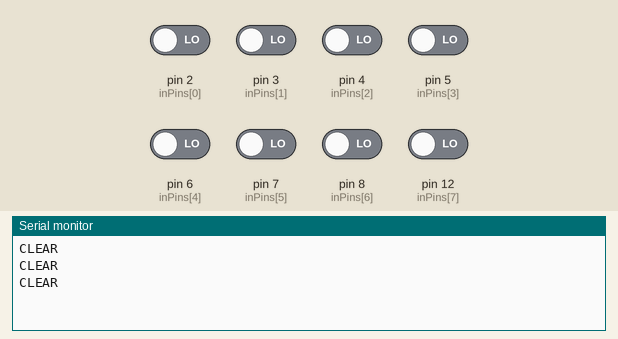
Simulated run of this sketch. Board: Arduino Uno, built with avr-gcc and run on an emulated ATmega328P. Parts: the last lines printed to the serial monitor. Inputs (shaded band) come from the test bench; at power-on: pin 2 (inPins[0]), pin 3 (inPins[1]), pin 4 (inPins[2]), pin 5 (inPins[3]), pin 6 (inPins[4]), pin 7 (inPins[5]), pin 8 (inPins[6]), pin 12 (inPins[7]) LOW.

Above: at 2.8 s.
2.9 s: pin 2 (inPins[0]) driven HIGH
At 3.8 s:
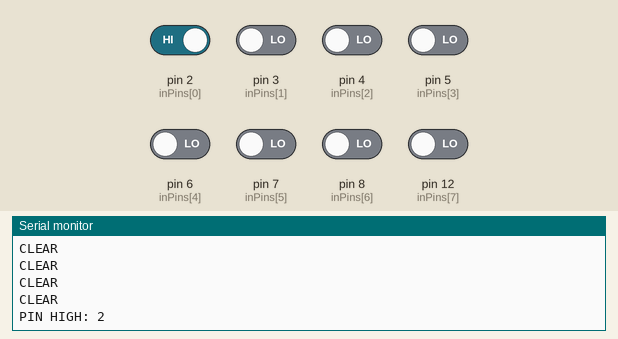
5.5 s: pin 3 (inPins[1]) driven HIGH
At 6.8 s:
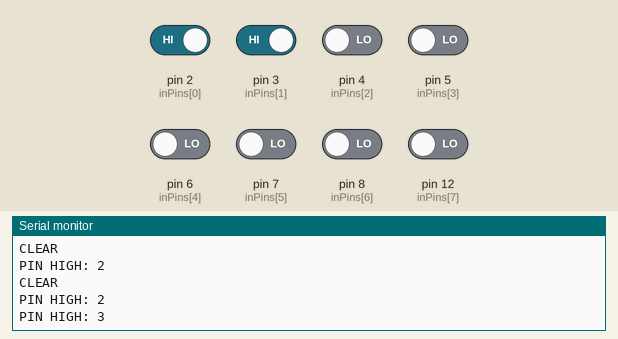
7.0 s: pin 4 (inPins[2]) driven HIGH
At 7.8 s:
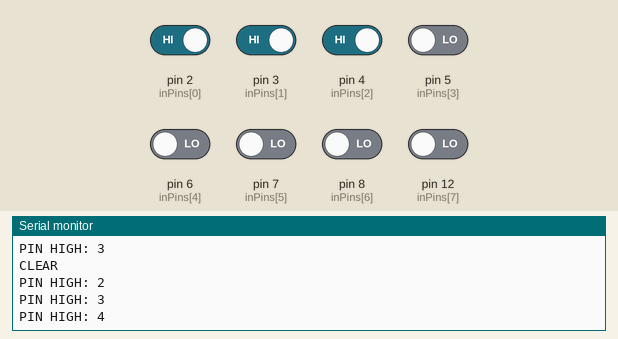
8.5 s: pin 5 (inPins[3]) driven HIGH
At 9.8 s:
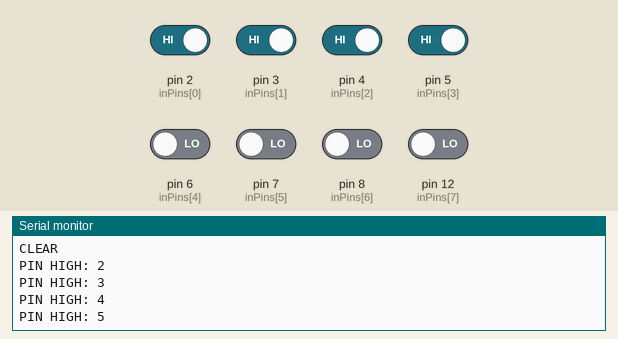
10.0 s: pin 6 (inPins[4]) driven HIGH
At 10.8 s:
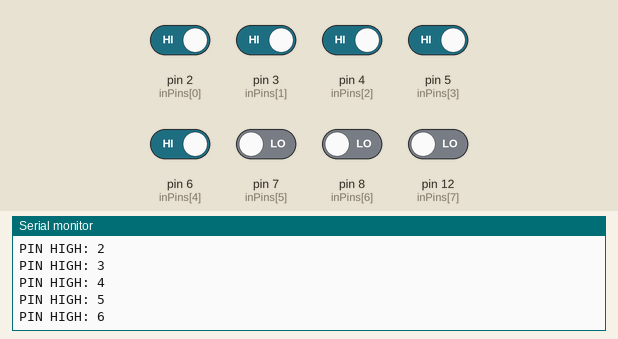
11.5 s: pin 7 (inPins[5]) driven HIGH
At 12.8 s:
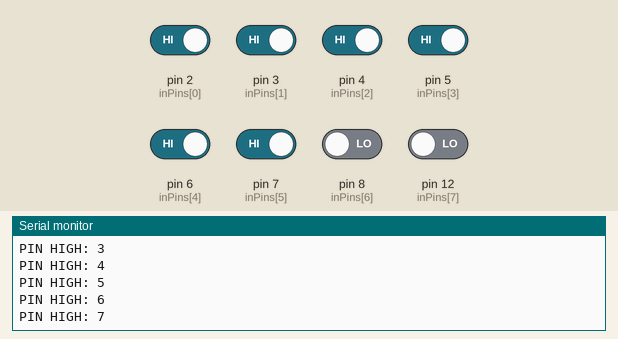
Timing chart, 0 to 14.0 s (numbered marks = the images above; inputs shaded):
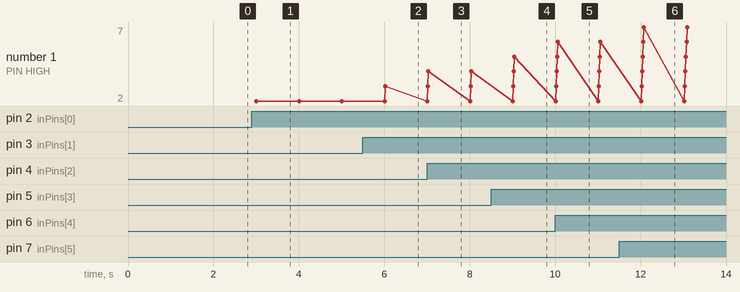

The sketch:

digital-input.test.ino
```cpp
int inPinsCount = 8;
int inPins[8] = {2, 3, 4, 5, 6, 7, 8, 12};
void setup() {
  Serial.begin(9600);
  for (int i = 0; i < inPinsCount; ++i) {
    pinMode(inPins[i], INPUT);
  }
}

void loop() {
  Serial.print("CLEAR\n");
  for (int i = 0; i < inPinsCount; ++i) {
    if (digitalRead(inPins[i]) == HIGH) {
      Serial.write("PIN HIGH: ");
      Serial.print(inPins[i]);
      Serial.print("\n");
    }
  }
  delay(1000);
}
```

Measured:
- after the input at 2.9 s, the serial monitor: prints a new line after 0.11 s (image 1)
- after the input at 5.5 s, the serial monitor: prints a new line after 0.52 s (image 2)
- after the input at 7.0 s, the serial monitor: prints a new line at once (image 3)
- after the input at 8.5 s, the serial monitor: prints a new line after 0.55 s (image 4)
- after the input at 10.0 s, the serial monitor: prints a new line after 0.06 s (image 5)
- after the input at 11.5 s, the serial monitor: prints a new line after 0.57 s (image 6)
- plotted number 1: 2 → 3 after the input at 5.5 s, 3 → 4 after the input at 7.0 s, 4 → 5 after the input at 8.5 s, 5 → 6 after the input at 10.0 s, 6 → 7 after the input at 11.5 s
